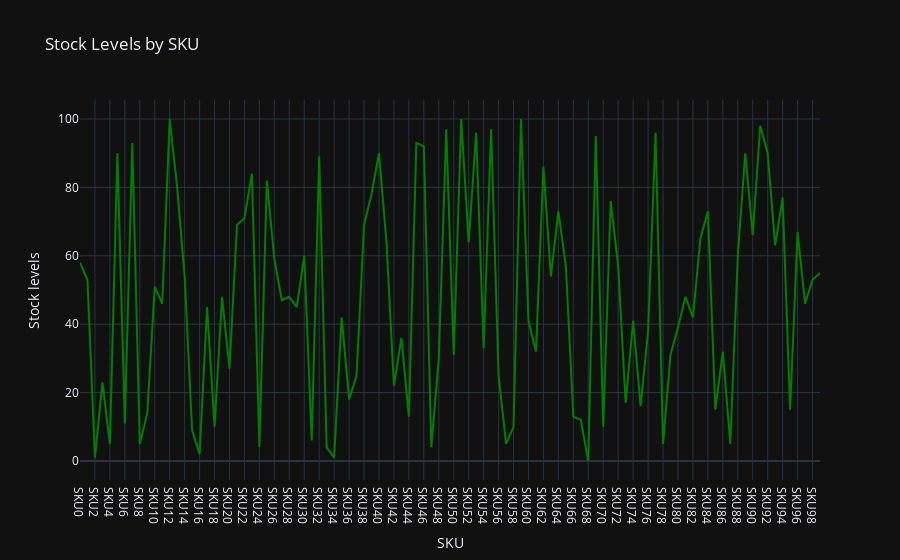

The code cell stored with this chart in its notebook:
### Markdown cell above
### Stock levels of each SKU

### Code cell
stock_chart = px.line(data, x='SKU', 
                      y='Stock levels', 
                      title='Stock Levels by SKU',color_discrete_sequence=['green'])

stock_chart.show()

### Figure 1 — Plotly figure (JSON) as saved in the notebook; plotly's stock layout.template omitted (floating-point values rounded to 4 significant figures)
{"data": [{"hovertemplate": "SKU=%{x}<br>Stock levels=%{y}<extra></extra>", "legendgroup": "", "line": {"color": "green", "dash": "solid"}, "marker": {"symbol": "circle"}, "mode": "lines", "name": "", "orientation": "v", "showlegend": false, "type": "scatter", "x": ["SKU0", "SKU1", "SKU2", "SKU3", "SKU4", "SKU5", "SKU6", "SKU7", "SKU8", "SKU9", "SKU10", "SKU11", "SKU12", "SKU13", "SKU14", "SKU15", "SKU16", "SKU17", "SKU18", "SKU19", "SKU20", "SKU21", "SKU22", "SKU23", "SKU24", "SKU25", "SKU26", "SKU27", "SKU28", "SKU29", "SKU30", "SKU31", "SKU32", "SKU33", "SKU34", "SKU35", "SKU36", "SKU37", "SKU38", "SKU39", "SKU40", "SKU41", "SKU42", "SKU43", "SKU44", "SKU45", "SKU46", "SKU47", "SKU48", "SKU49", "SKU50", "SKU51", "SKU52", "SKU53", "SKU54", "SKU55", "SKU56", "SKU57", "SKU58", "SKU59", "SKU60", "SKU61", "SKU62", "SKU63", "SKU64", "SKU65", "SKU66", "SKU67", "SKU68", "SKU69", "SKU70", "SKU71", "SKU72", "SKU73", "SKU74", "SKU75", "SKU76", "SKU77", "SKU78", "SKU79", "SKU80", "SKU81", "SKU82", "SKU83", "SKU84", "SKU85", "SKU86", "SKU87", "SKU88", "SKU89", "SKU90", "SKU91", "SKU92", "SKU93", "SKU94", "SKU95", "SKU96", "SKU97", "SKU98", "SKU99"], "xaxis": "x", "y": [58, 53, 1, 23, 5, 90, 11, 93, 5, 14, 51, 46, 100, 80, 54, 9, 2, 45, 10, 48, 27, 69, 71, 84, 4, 82, 59, 47, 48, 45, 60, 6, 89, 4, 1, 42, 18, 25, 69, 78, 90, 64, 22, 36, 13, 93, 92, 4, 30, 97, 31, 100, 64, 96, 33, 97, 25, 5, 10, 100, 41, 32, 86, 54, 73, 57, 13, 12, 0, 95, 10, 76, 57, 17, 41, 16, 38, 96, 5, 31, 39, 48, 42, 65, 73, 15, 32, 5, 60, 90, 66, 98, 90, 63, 77, 15, 67, 46, 53, 55], "yaxis": "y"}], "layout": {"legend": {"tracegroupgap": 0}, "title": {"text": "Stock Levels by SKU"}, "xaxis": {"anchor": "y", "domain": [0, 1], "title": {"text": "SKU"}}, "yaxis": {"anchor": "x", "domain": [0, 1], "title": {"text": "Stock levels"}}}}
